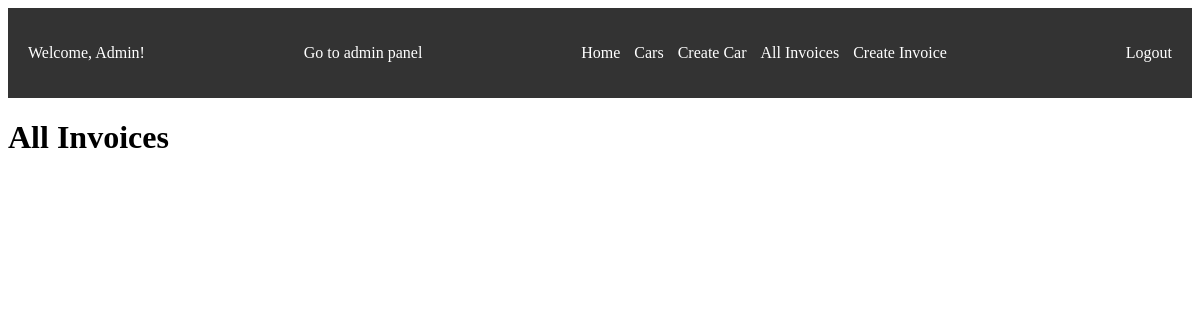
The app's page /app/invoices/ (signed in), older data.
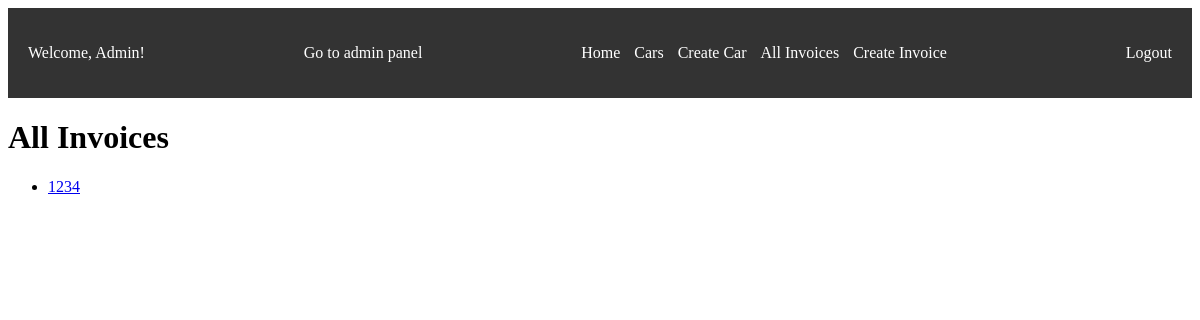
The same page, newer data.
### app/models.py (models this page shows)
class Invoice(models.Model):
    sale = models.OneToOneField(Sale, on_delete=models.CASCADE)
    receipt_number = models.CharField(max_length=50)
    date_of_purchase = models.DateField()
    seller_info = models.CharField(max_length=255)
    buyer_info = models.CharField(max_length=255)
    vehicle_info = models.ForeignKey(Car, on_delete=models.CASCADE)
    payment_method = models.CharField(max_length=100)
    amount_paid = models.DecimalField(max_digits=10, decimal_places=2)

### app/views.py (the view)
# urls.py: path('invoices/', views.all_invoices, name='all_invoices'),
def all_invoices(request):
    invoices = Invoice.objects.all()
    return render(request, 'invoice.html', {'invoices': invoices})

### app/templates/invoice.html
{% extends 'base.html' %}
{% block content %}
    <h1>All Invoices</h1>
    <ul>
    {% for invoice in invoices %}
        <li><a href="{% url 'invoice_detail' invoice.pk %}">{{ invoice.receipt_number }}</a></li>
    {% endfor %}
    </ul>
{% endblock %}

### app/templates/base.html (shortened to what this page needs)
{% load static %}
<!DOCTYPE html>
<html lang="en">
<head>
    <link rel="stylesheet" type="text/css" href="{% static 'base.css' %}">
</head>
<body>
    <nav>
        <ul>
            {% if user.is_authenticated %}
            {% if user.is_staff %}
                <div class="navbar">
                    <p>Welcome, Admin!</p>
                    <a href="{% url 'admin:index' %}" class="nav-link" target="_blank">Go to admin panel</a>
                    <ul class="nav-links">
                        <li><a href="{% url 'home' %}" class="nav-link">Home</a></li>
                        <li><a href="{% url 'car_list' %}" class="nav-link">Cars</a></li>
                        <li><a href="{% url 'create_car' %}" class="nav-link">Create Car</a></li>
                        <li><a href="{% url 'all_invoices' %}" class="nav-link">All Invoices</a></li>
                        <li><a href="{% url 'create_invoice' %}" class="nav-link">Create Invoice</a></li>
                    </ul>
                    <a href="{% url 'logout' %}" class="nav-link logout">Logout</a>
                </div>
            {% endif %}
        {% endif %}
        </ul>
    </nav>
    <div class="content">
        {% block content %}
        {% endblock %}
    </div>
</body>
</html>

### app/static/base.css (style rules this page uses)
.navbar { background-color: #333; color: #fff; padding: 10px; display: flex; justify-content: space-between; align-items: center; }
.nav-links { list-style-type: none; margin: 0; padding: 0; }
.nav-links li { display: inline; margin-right: 10px; }
.nav-link { color: #fff; text-decoration: none; }
.logout { margin-left: 10px; }

### app/templates/base.html (style rules this page uses)
nav { background-color: #333; color: #fff; padding: 10px; }
nav ul { list-style-type: none; margin: 0; padding: 0; }
nav ul li { display: inline; margin-right: 10px; }
nav ul li a { color: #fff; text-decoration: none; }

Row changes from the older to the newer data that the page shows:
added Invoice: receipt_number "1234"
